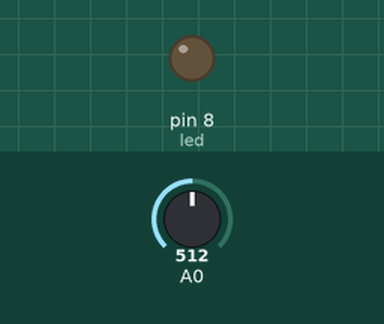
Simulated run of this sketch. Board: Arduino Uno, built with avr-gcc and run on an emulated ATmega328P. Parts: output pins drawn as LEDs (lit = HIGH). The inputs (shaded band) are chosen by the test bench; at power-on: A0 = 512.

Above: at 1.2 s.
1.3 s: A0 set to 417
2.8 s: A0 set to 393
At 3.6 s:
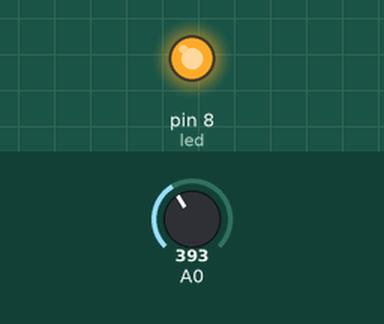
4.3 s: A0 set to 410
At 4.7 s:
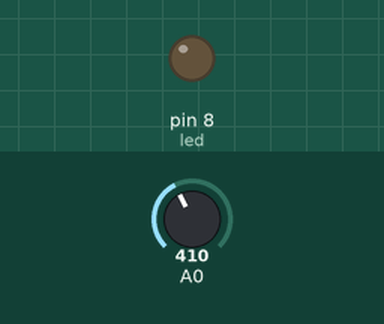
5.8 s: A0 set to 390
At 7.1 s:
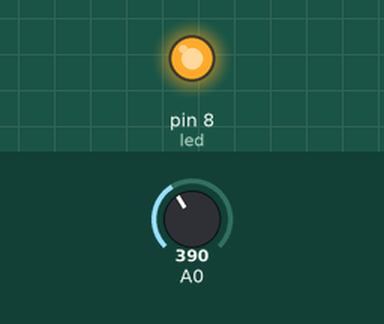
Timing chart, 0 to 8.3 s (numbered marks = the images above; inputs shaded):
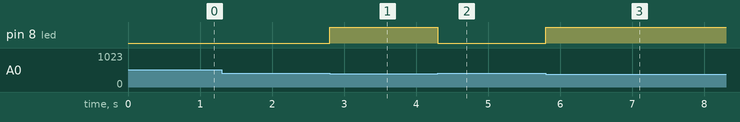

The sketch:

Lumin_ria_com_Sensor_LDR.ino
```cpp
/*Objetivo: construir uma luminaria que desliga durante o dia e
acende durante a noite de forma atônoma, e que haja uma proteção
no circuito para o caso de inversão de polaridade (Díodo)*/

int leitor;
int led = 8;

void setup()
{
  pinMode(led, OUTPUT); //LED azul
  pinMode(leitor, INPUT); //LDR (Sensor de Luminosidade)
}

void loop()
{
  leitor = analogRead(A0);

  if(leitor <= 400)
  {
    digitalWrite(led, HIGH);
  } else
  {
    digitalWrite(led, LOW);
  }

}
```

Measured:
- the behaviour switches between 401 and 400 on A0 (found by bisection; images 0 and 1)
- after the input at 1.3 s, every drawn part: stays the same
- after the input at 2.8 s, pin 8 (led): LOW → HIGH at once
- after the input at 4.3 s, pin 8 (led): HIGH → LOW at once
- after the input at 5.8 s, pin 8 (led): LOW → HIGH at once
